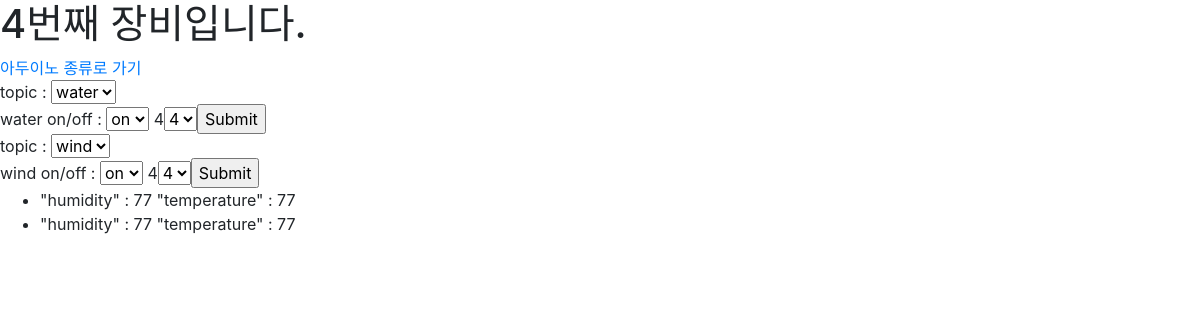
Before: /post/device_status/4/ with the older database file.
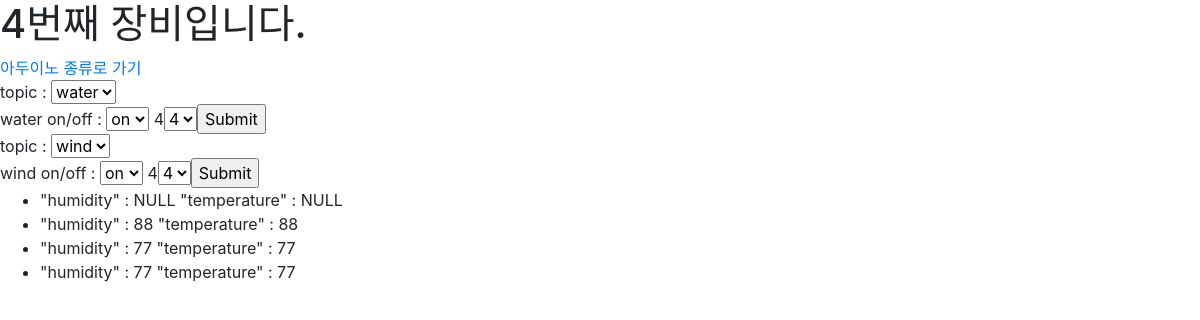
After: the same page with the newer database file.
### post/models.py (models this page shows)
class DeviceRecord(models.Model):
    device = models.ForeignKey(Device, on_delete=models.CASCADE)
    humidity = models.CharField(max_length=200,null=True)
    temperature = models.CharField(max_length=200,null=True)

### post/views.py (the view)
# urls.py: path('device_status/<int:device_id>/', views.devicecontorl, name='devicecontorl'),
def devicecontorl(request,device_id):
    device_certified=Device.objects.filter(id=device_id)
    if device_certified:
        latest_devicerecord_list = DeviceRecord.objects.filter(device_id=device_id).order_by('-id')[:5]
    context = {'latest_devicerecord_list': latest_devicerecord_list,'device_id':device_id}
    return render(request, 'devicecontrol.html', context)

### post/templates/devicecontrol.html (shortened to what this page needs)
<!doctype html>
<html lang="en">
  <head>
    <link rel="stylesheet" href="https://stackpath.bootstrapcdn.com/bootstrap/4.4.1/css/bootstrap.min.css">
  </head>
  <body>
    <h1>{{device_id}}번째 장비입니다.</h1>
    <a href="../">아두이노 종류로 가기</a>
  <form method="POST" action="/post/publish/{{device_id}}">
      topic : <select name="topic">
        <option value="{{device_id}}">
          water
        </option>
      </select> <br>
      water on/off : <select name="message">
        <option value="u">
          on
        </option>
      </select>
        {{device_id}}<select name="id">
          <option value={{device_id}}>
            {{device_id}}
          </option>
      <input type="submit" /><br>
  </form>
  <form method="POST" action="/post/publish/{{device_id}}">
      topic : <select name="topic">
        <option value="{{device_id}}">
          wind
        </option>
      </select> <br>
      wind on/off : <select name="message">
        <option value="d">
          on
        </option>
      </select>
        {{device_id}}<select name="id">
          <option value={{device_id}}>
            {{device_id}}
          </option>
      <input type="submit" /><br>
  </form>
</body>
</html>
{% if latest_devicerecord_list %}
    <ul>
    {% for devicerecord in latest_devicerecord_list %}
        <li>"humidity" : {{devicerecord.humidity}} "temperature" : {{ devicerecord.temperature}}</li>
    {% endfor %}
    </ul>
{% else %}
    <p>No polls are available.</p>
{% endif %}

Changed rows visible on the page:
added DeviceRecord: humidity "NULL", temperature "NULL"
added DeviceRecord: humidity "88", temperature "88"
